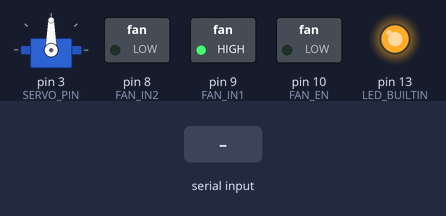
The sketch below on a simulated Arduino Mega 2560, built with avr-gcc and run on an emulated ATmega2560. Parts: servo, switched loads named in the sketch (green lamp = pin HIGH), output pins drawn as LEDs (lit = HIGH). The test bench sets the inputs (shaded band). What the sketch prints to the serial monitor is not drawn.

Above: at 1.2 s.
1.3 s: "," received over Serial
At 3.2 s:
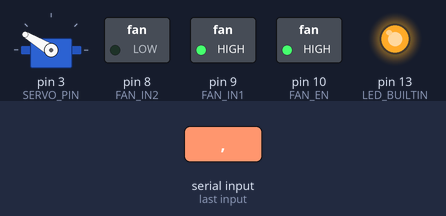
4.3 s: "90,45\n" received over Serial
At 5.6 s:
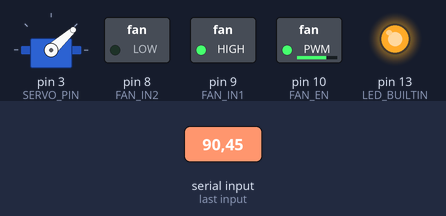
7.3 s: "30,150\n" received over Serial
At 9.0 s:
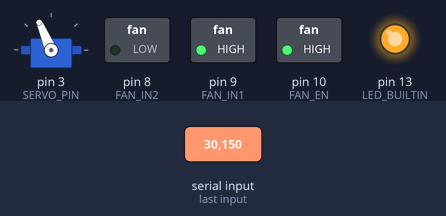
10.3 s: "5\n" received over Serial
At 13.0 s:
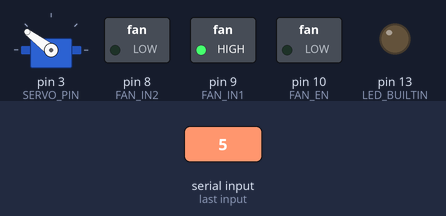
13.3 s: "90\n" received over Serial
At 14.9 s:
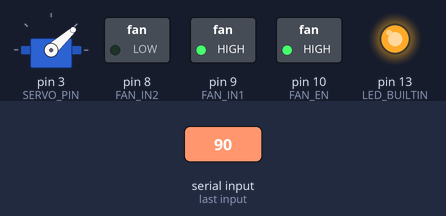
16.3 s: "200\n" received over Serial
At 17.4 s:
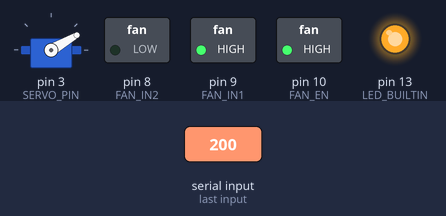
Timing chart, 0 to 23.1 s (numbered marks = the images above; inputs shaded):
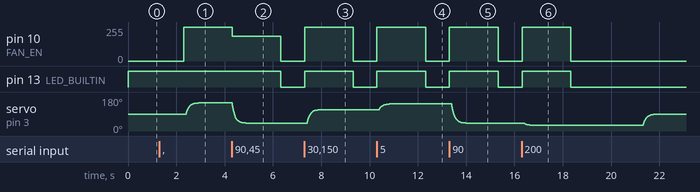

The sketch:

face_fan_mega.ino
```cpp
// Face Fan - Elegoo MEGA 2560 R3 version
#define FACE_FAN_VERSION "1.0.0"   // keep in step with the VERSION file
// Parts: Mega 2560, L293D chip on a breadboard, SG90 servo, DC motor + fan blade,
//        breadboard power supply module (set to 5V) with a 9V battery.
// Wiring (all jumper wires, no screw terminals):
//   Servo signal (orange) -> pin 3,  servo red -> +5V rail,  servo brown -> GND rail
//   L293D pin 1 (EN1) -> pin 10  pin 2 (IN1) -> pin 9   pin 7 (IN2) -> pin 8
//   L293D pin 3 + pin 6 -> the 2 motor wires
//   L293D pin 4, 5, 12, 13 -> GND rail     pin 16 + pin 8 -> +5V rail
//   Mega GND -> GND rail (all grounds must meet)
// The Mega's own "L" LED (pin 13) lights while it sees a face.
// Laptop sends "position,speed" + newline (e.g. 42,80), or -1 when no face.
#include <Servo.h>

Servo head;
const int SERVO_PIN = 3;
const int FAN_EN  = 10;   // PWM pin -> fan speed
const int FAN_IN1 = 9;
const int FAN_IN2 = 8;

const int LEFT_ANGLE  = 150;  // swap these two if the fan turns AWAY from you
const int RIGHT_ANGLE = 30;
const int MIN_PWM = 130;      // raise (150, 180) if the motor hums but won't start
const unsigned long FAN_OFF_AFTER = 2000;   // ms without a face -> fan stops
const unsigned long CENTER_AFTER  = 5000;   // ms without a face -> fan looks forward

float angle = 90;
int target = 90;
int fanSpeed = 0;
bool fanRunning = false;
unsigned long lastFace = 0;

void setup() {
  head.attach(SERVO_PIN);
  pinMode(LED_BUILTIN, OUTPUT);
  pinMode(FAN_EN, OUTPUT);
  pinMode(FAN_IN1, OUTPUT);
  pinMode(FAN_IN2, OUTPUT);
  digitalWrite(FAN_IN1, HIGH);   // swap HIGH/LOW (or the 2 motor wires) to reverse airflow
  digitalWrite(FAN_IN2, LOW);
  analogWrite(FAN_EN, 0);
  head.write(90);
  Serial.begin(115200);
  Serial.print("Face Fan (Mega) v" FACE_FAN_VERSION " ");
  Serial.println("ready. Send position,speed (like 50,80) or -1.");
}

void loop() {
  // 1. read the latest message from the laptop
  if (Serial.available()) {
    int pos = Serial.parseInt();
    int spd = 100;
    if (Serial.peek() == ',') {
      Serial.read();
      spd = Serial.parseInt();
    }
    while (Serial.available()) Serial.read();
    if (pos >= 0) {
      target = map(constrain(pos, 0, 100), 0, 100, LEFT_ANGLE, RIGHT_ANGLE);
      fanSpeed = constrain(spd, 0, 100);
      lastFace = millis();
    }
  }

  unsigned long sinceFace = millis() - lastFace;
  bool faceSeen = sinceFace < FAN_OFF_AFTER;
  if (sinceFace > CENTER_AFTER) target = 90;   // nobody around: look forward

  // 2. fan motor through the L293D
  digitalWrite(LED_BUILTIN, faceSeen);
  if (faceSeen && fanSpeed > 0) {
    if (!fanRunning) {               // kick-start: full power for a moment
      analogWrite(FAN_EN, 255);
      delay(100);
      fanRunning = true;
    }
    analogWrite(FAN_EN, map(fanSpeed, 1, 100, MIN_PWM, 255));
  } else {
    analogWrite(FAN_EN, 0);
    fanRunning = false;
  }

  // 3. servo: move a little closer each time = smooth turning
  angle += (target - angle) * 0.15;
  head.write((int)angle);
  delay(20);
}
```

Measured:
- after the input at 1.3 s, pin 10 (FAN_EN): 0/255 → 255/255 after 1.0 s; pin 13 (LED_BUILTIN): stays HIGH (without the input it goes to LOW after 0.72 s); servo on pin 3 (SERVO_PIN): moves from 90° to 149° over 0.50 s, starting after 1.1 s
- after the input at 4.3 s, pin 10 (FAN_EN): 255/255 → 185/255 at once, → 0/255 2.0 s later; pin 13 (LED_BUILTIN): HIGH → LOW after 2.0 s instead of 0.03 s; servo on pin 3 (SERVO_PIN): moves from 149° to 42° over 0.57 s, starting at once
- after the input at 7.3 s, pin 10 (FAN_EN): 0/255 → 255/255 at once, → 0/255 2.0 s later; pin 13 (LED_BUILTIN): LOW → HIGH at once, → LOW 2.0 s later
- after the input at 10.3 s, pin 10 (FAN_EN): 0/255 → 255/255 at once, → 0/255 2.0 s later; pin 13 (LED_BUILTIN): LOW → HIGH at once, → LOW 2.0 s later
- after the input at 13.3 s, pin 10 (FAN_EN): 0/255 → 255/255 at once, → 0/255 2.0 s later; pin 13 (LED_BUILTIN): LOW → HIGH at once, → LOW 2.0 s later
- after the input at 16.3 s, pin 10 (FAN_EN): 0/255 → 255/255 at once, → 0/255 2.0 s later; pin 13 (LED_BUILTIN): LOW → HIGH at once, → LOW 2.0 s later
